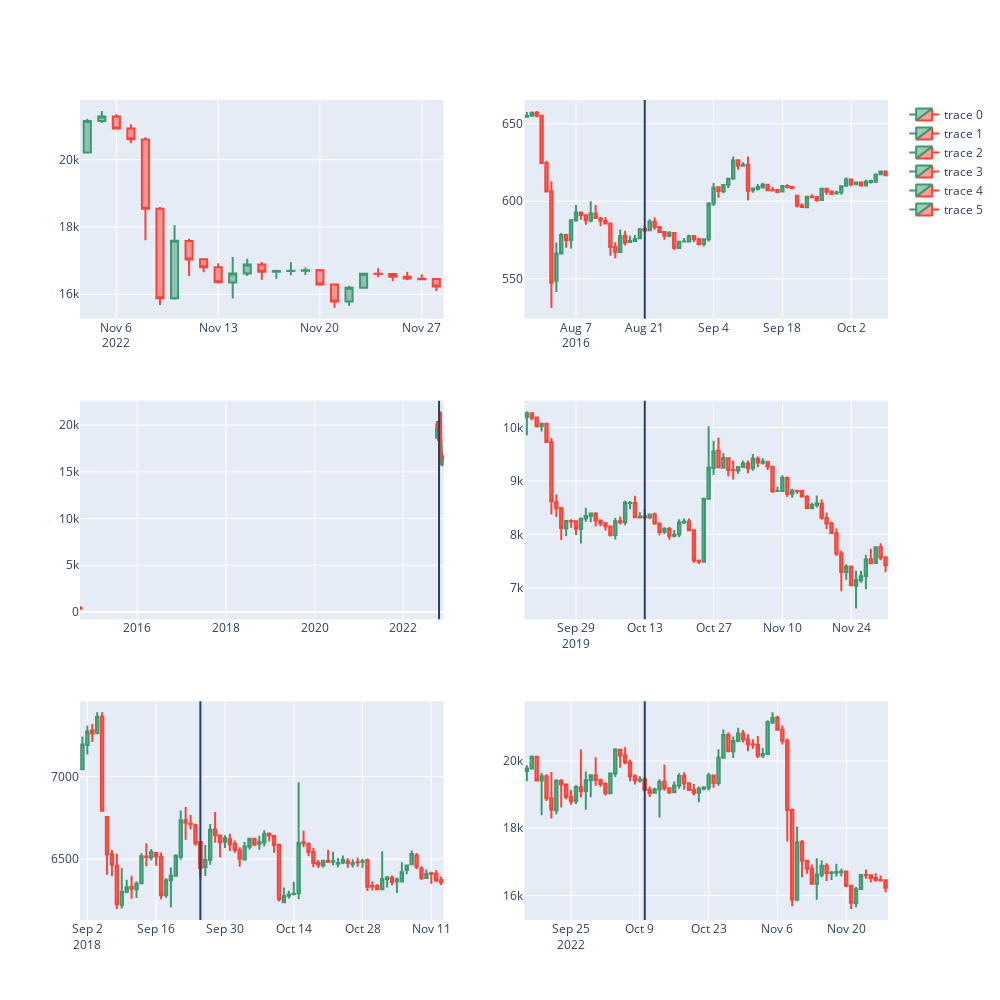

The cell this chart's notebook holds for it:
### Code cell
# PARAM WINDOW BEGIN ----------------------------

# How many candle sticks you want to look into
window_size = 25

closest_n = 6
input_pattern_index = 0

# PARAM WINDOW END ------------------------------
df, change_df = get_data(ticker = "BTC-USD", interval = "1D")


embeddings, change_df = alter_df(change_df, window_size)

vector_size = len(embeddings[0])

t = AnnoyIndex(vector_size, 'manhattan')
for i in range(len(embeddings)):
    t.add_item(i, embeddings[i])

t.build(100)

visualize_patterns(input_pattern_index,
                   window_size,
                   closest_n,
                   True)

change_df
